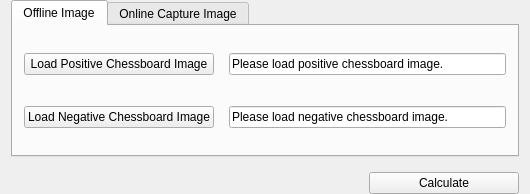
<?xml version="1.0" encoding="UTF-8"?>
<ui version="4.0">
 <class>ContrastWidgetClass</class>
 <widget class="QWidget" name="ContrastWidgetClass">
  <property name="geometry">
   <rect>
    <x>0</x>
    <y>0</y>
    <width>530</width>
    <height>194</height>
   </rect>
  </property>
  <property name="windowTitle">
   <string>ContrastWidget</string>
  </property>
  <layout class="QVBoxLayout" name="verticalLayout">
   <property name="spacing">
    <number>15</number>
   </property>
   <property name="topMargin">
    <number>0</number>
   </property>
   <property name="bottomMargin">
    <number>0</number>
   </property>
   <item>
    <widget class="QTabWidget" name="tabWidget">
     <property name="currentIndex">
      <number>0</number>
     </property>
     <widget class="QWidget" name="tab_offline">
      <attribute name="title">
       <string>Offline Image</string>
      </attribute>
      <layout class="QGridLayout" name="gridLayout">
       <property name="spacing">
        <number>15</number>
       </property>
       <item row="1" column="0">
        <widget class="QPushButton" name="btn_negative">
         <property name="text">
          <string>Load Negative Chessboard Image</string>
         </property>
        </widget>
       </item>
       <item row="1" column="1">
        <widget class="QLineEdit" name="lineEdit_negative">
         <property name="text">
          <string>Please load negative chessboard image.</string>
         </property>
        </widget>
       </item>
       <item row="0" column="0">
        <widget class="QPushButton" name="btn_positive">
         <property name="text">
          <string>Load Positive Chessboard Image</string>
         </property>
        </widget>
       </item>
       <item row="0" column="1">
        <widget class="QLineEdit" name="lineEdit_positive">
         <property name="text">
          <string>Please load positive chessboard image.</string>
         </property>
        </widget>
       </item>
      </layout>
     </widget>
     <widget class="QWidget" name="tab_online">
      <attribute name="title">
       <string>Online Capture Image</string>
      </attribute>
      <layout class="QVBoxLayout" name="verticalLayout_2">
       <item>
        <layout class="QGridLayout" name="gridLayout_3">
         <property name="spacing">
          <number>15</number>
         </property>
         <item row="0" column="0">
          <widget class="QPushButton" name="btn_positiveOn">
           <property name="text">
            <string>Take Positive Chessboard Image</string>
           </property>
          </widget>
         </item>
         <item row="0" column="1">
          <widget class="QLineEdit" name="lineEdit_positiveOn">
           <property name="text">
            <string/>
           </property>
          </widget>
         </item>
         <item row="1" column="1">
          <widget class="QLineEdit" name="lineEdit_negativeOn">
           <property name="text">
            <string/>
           </property>
          </widget>
         </item>
         <item row="1" column="0">
          <widget class="QPushButton" name="btn_negativeOn">
           <property name="text">
            <string>Take Negative Chessboard Image</string>
           </property>
          </widget>
         </item>
        </layout>
       </item>
      </layout>
     </widget>
    </widget>
   </item>
   <item>
    <layout class="QHBoxLayout" name="horizontalLayout_2">
     <item>
      <spacer name="horizontalSpacer_2">
       <property name="orientation">
        <enum>Qt::Horizontal</enum>
       </property>
       <property name="sizeHint" stdset="0">
        <size>
         <width>40</width>
         <height>20</height>
        </size>
       </property>
      </spacer>
     </item>
     <item>
      <widget class="QPushButton" name="btn_calculate">
       <property name="minimumSize">
        <size>
         <width>150</width>
         <height>0</height>
        </size>
       </property>
       <property name="text">
        <string>Calculate</string>
       </property>
      </widget>
     </item>
    </layout>
   </item>
  </layout>
 </widget>
 <layoutdefault spacing="6" margin="11"/>
 <resources/>
 <connections/>
</ui>
